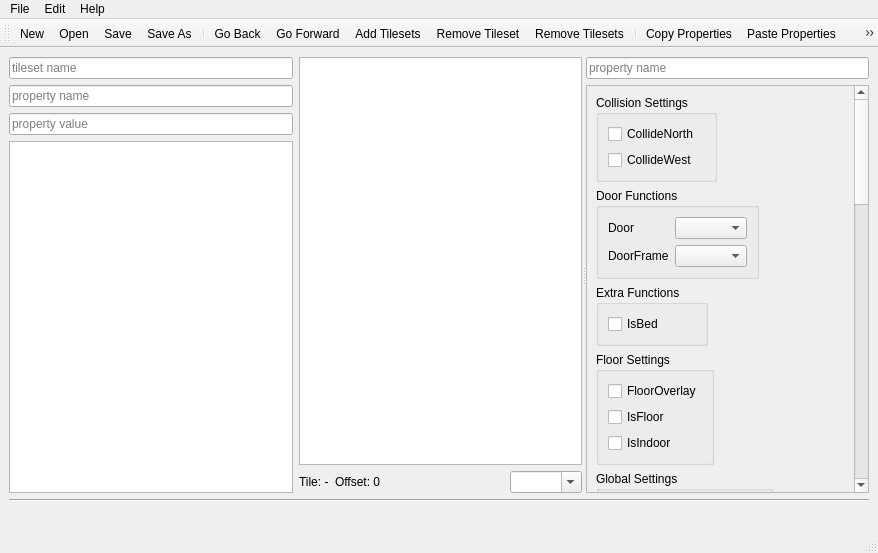
<?xml version="1.0" encoding="UTF-8"?>
<ui version="4.0">
 <class>TileDefDialog</class>
 <widget class="QMainWindow" name="TileDefDialog">
  <property name="geometry">
   <rect>
    <x>0</x>
    <y>0</y>
    <width>878</width>
    <height>553</height>
   </rect>
  </property>
  <property name="windowTitle">
   <string>Tile Properties</string>
  </property>
  <widget class="QWidget" name="centralwidget">
   <layout class="QGridLayout" name="gridLayout" rowstretch="1,0,0">
    <item row="0" column="0">
     <widget class="QSplitter" name="splitter">
      <property name="orientation">
       <enum>Qt::Horizontal</enum>
      </property>
      <property name="childrenCollapsible">
       <bool>false</bool>
      </property>
      <widget class="QWidget" name="layoutWidget">
       <layout class="QHBoxLayout" name="tilesNtilesetLayout">
        <item>
         <layout class="QVBoxLayout" name="tilesetLayout">
          <item>
           <widget class="QLineEdit" name="tilesetFilter">
            <property name="placeholderText">
             <string>tileset name</string>
            </property>
            <property name="clearButtonEnabled">
             <bool>true</bool>
            </property>
           </widget>
          </item>
          <item>
           <widget class="QLineEdit" name="propertyFilter">
            <property name="placeholderText">
             <string>property name</string>
            </property>
            <property name="clearButtonEnabled">
             <bool>true</bool>
            </property>
           </widget>
          </item>
          <item>
           <widget class="QLineEdit" name="valueFilter">
            <property name="placeholderText">
             <string>property value</string>
            </property>
            <property name="clearButtonEnabled">
             <bool>true</bool>
            </property>
           </widget>
          </item>
          <item>
           <widget class="QListWidget" name="tilesets">
            <property name="sizePolicy">
             <sizepolicy hsizetype="Preferred" vsizetype="Expanding">
              <horstretch>0</horstretch>
              <verstretch>0</verstretch>
             </sizepolicy>
            </property>
            <property name="minimumSize">
             <size>
              <width>128</width>
              <height>0</height>
             </size>
            </property>
           </widget>
          </item>
          <item>
           <layout class="QHBoxLayout" name="toolBarLayout"/>
          </item>
         </layout>
        </item>
        <item>
         <layout class="QVBoxLayout" name="tilesLayout">
          <item>
           <widget class="Tiled::Internal::MixedTilesetView" name="tiles"/>
          </item>
          <item>
           <layout class="QHBoxLayout" name="tileToolsLayout">
            <item>
             <widget class="QLabel" name="tileName">
              <property name="text">
               <string>Tile: -</string>
              </property>
             </widget>
            </item>
            <item>
             <widget class="QLabel" name="tileOffset">
              <property name="text">
               <string>Offset: 0</string>
              </property>
             </widget>
            </item>
            <item>
             <spacer name="horizontalSpacer_2">
              <property name="orientation">
               <enum>Qt::Horizontal</enum>
              </property>
              <property name="sizeHint" stdset="0">
               <size>
                <width>40</width>
                <height>20</height>
               </size>
              </property>
             </spacer>
            </item>
            <item>
             <widget class="QComboBox" name="scaleComboBox">
              <property name="editable">
               <bool>true</bool>
              </property>
             </widget>
            </item>
           </layout>
          </item>
         </layout>
        </item>
       </layout>
      </widget>
      <widget class="QWidget" name="verticalLayoutWidget">
       <layout class="QVBoxLayout" name="propertiesLayout">
        <item>
         <widget class="QLineEdit" name="rightPropertyFilter">
          <property name="toolTip">
           <string>&lt;html&gt;&lt;head/&gt;&lt;body&gt;&lt;p&gt;Use a comma to enter multiple property names.&lt;/p&gt;&lt;p&gt;Use a ^ to match the beginning of a word.&lt;/p&gt;&lt;p&gt;Use a $ to match the end of a word.&lt;/p&gt;&lt;/body&gt;&lt;/html&gt;</string>
          </property>
          <property name="placeholderText">
           <string>property name</string>
          </property>
          <property name="clearButtonEnabled">
           <bool>true</bool>
          </property>
         </widget>
        </item>
        <item>
         <widget class="QScrollArea" name="scrollArea">
          <property name="widgetResizable">
           <bool>true</bool>
          </property>
          <widget class="QWidget" name="scrollAreaWidgetContents">
           <property name="geometry">
            <rect>
             <x>0</x>
             <y>0</y>
             <width>253</width>
             <height>1248</height>
            </rect>
           </property>
           <layout class="QGridLayout" name="gridLayout_2">
            <property name="leftMargin">
             <number>0</number>
            </property>
            <property name="topMargin">
             <number>0</number>
            </property>
            <property name="rightMargin">
             <number>0</number>
            </property>
            <property name="bottomMargin">
             <number>0</number>
            </property>
            <item row="0" column="0">
             <widget class="QWidget" name="propertySheet" native="true">
              <layout class="QFormLayout" name="formLayout_4">
               <property name="fieldGrowthPolicy">
                <enum>QFormLayout::AllNonFixedFieldsGrow</enum>
               </property>
               <item row="1" column="0">
                <widget class="QGroupBox" name="groupBox">
                 <property name="title">
                  <string>Collision Settings</string>
                 </property>
                 <layout class="QFormLayout" name="formLayout">
                  <item row="0" column="0">
                   <widget class="QCheckBox" name="CollideNorth">
                    <property name="text">
                     <string>CollideNorth</string>
                    </property>
                   </widget>
                  </item>
                  <item row="1" column="0">
                   <widget class="QCheckBox" name="CollideWest">
                    <property name="text">
                     <string>CollideWest</string>
                    </property>
                   </widget>
                  </item>
                 </layout>
                </widget>
               </item>
               <item row="2" column="0">
                <widget class="QGroupBox" name="groupBox_2">
                 <property name="title">
                  <string>Door Functions</string>
                 </property>
                 <layout class="QFormLayout" name="formLayout_2">
                  <item row="0" column="0">
                   <widget class="QLabel" name="label">
                    <property name="text">
                     <string>Door</string>
                    </property>
                    <property name="buddy">
                     <cstring>Door</cstring>
                    </property>
                   </widget>
                  </item>
                  <item row="0" column="1">
                   <widget class="QComboBox" name="Door"/>
                  </item>
                  <item row="1" column="0">
                   <widget class="QLabel" name="label_2">
                    <property name="text">
                     <string>DoorFrame</string>
                    </property>
                    <property name="buddy">
                     <cstring>DoorFrame</cstring>
                    </property>
                   </widget>
                  </item>
                  <item row="1" column="1">
                   <widget class="QComboBox" name="DoorFrame"/>
                  </item>
                 </layout>
                </widget>
               </item>
               <item row="3" column="0">
                <widget class="QGroupBox" name="groupBox_3">
                 <property name="title">
                  <string>Extra Functions</string>
                 </property>
                 <layout class="QFormLayout" name="formLayout_3">
                  <item row="0" column="0">
                   <widget class="QCheckBox" name="IsBed">
                    <property name="text">
                     <string>IsBed</string>
                    </property>
                   </widget>
                  </item>
                 </layout>
                </widget>
               </item>
               <item row="4" column="0">
                <widget class="QGroupBox" name="groupBox_5">
                 <property name="title">
                  <string>Floor Settings</string>
                 </property>
                 <layout class="QFormLayout" name="formLayout_6">
                  <item row="0" column="0">
                   <widget class="QCheckBox" name="FloorOverlay">
                    <property name="text">
                     <string>FloorOverlay</string>
                    </property>
                   </widget>
                  </item>
                  <item row="1" column="0">
                   <widget class="QCheckBox" name="IsFloor">
                    <property name="text">
                     <string>IsFloor</string>
                    </property>
                   </widget>
                  </item>
                  <item row="2" column="0">
                   <widget class="QCheckBox" name="IsIndoor">
                    <property name="text">
                     <string>IsIndoor</string>
                    </property>
                   </widget>
                  </item>
                 </layout>
                </widget>
               </item>
               <item row="8" column="0">
                <widget class="QGroupBox" name="groupBox_6">
                 <property name="title">
                  <string>Roof Settings</string>
                 </property>
                 <layout class="QFormLayout" name="formLayout_7">
                  <item row="0" column="0">
                   <widget class="QLabel" name="label_4">
                    <property name="text">
                     <string>RoofStyle</string>
                    </property>
                    <property name="buddy">
                     <cstring>RoofStyle</cstring>
                    </property>
                   </widget>
                  </item>
                  <item row="0" column="1">
                   <widget class="QComboBox" name="RoofStyle"/>
                  </item>
                 </layout>
                </widget>
               </item>
               <item row="9" column="0">
                <widget class="QGroupBox" name="groupBox_7">
                 <property name="title">
                  <string>Sheet Settings</string>
                 </property>
                 <layout class="QFormLayout" name="formLayout_8">
                  <property name="fieldGrowthPolicy">
                   <enum>QFormLayout::AllNonFixedFieldsGrow</enum>
                  </property>
                  <item row="0" column="0">
                   <widget class="QCheckBox" name="ClimbSheetN">
                    <property name="text">
                     <string>ClimbSheetN</string>
                    </property>
                   </widget>
                  </item>
                  <item row="1" column="0">
                   <widget class="QCheckBox" name="ClimbSheetW">
                    <property name="text">
                     <string>ClimbSheetW</string>
                    </property>
                   </widget>
                  </item>
                 </layout>
                </widget>
               </item>
               <item row="13" column="0">
                <widget class="QGroupBox" name="groupBox_4">
                 <property name="title">
                  <string>Wall Settings</string>
                 </property>
                 <layout class="QFormLayout" name="formLayout_5">
                  <property name="fieldGrowthPolicy">
                   <enum>QFormLayout::AllNonFixedFieldsGrow</enum>
                  </property>
                  <item row="0" column="0">
                   <widget class="QCheckBox" name="HoppableN">
                    <property name="text">
                     <string>HoppableN</string>
                    </property>
                   </widget>
                  </item>
                  <item row="1" column="0">
                   <widget class="QCheckBox" name="HoppableW">
                    <property name="text">
                     <string>HoppableW</string>
                    </property>
                   </widget>
                  </item>
                  <item row="2" column="0">
                   <widget class="QCheckBox" name="WallOverlay">
                    <property name="text">
                     <string>WallOverlay</string>
                    </property>
                   </widget>
                  </item>
                  <item row="3" column="0">
                   <layout class="QHBoxLayout" name="horizontalLayout">
                    <item>
                     <widget class="QLabel" name="label_3">
                      <property name="text">
                       <string>WallStyle</string>
                      </property>
                      <property name="buddy">
                       <cstring>WallStyle</cstring>
                      </property>
                     </widget>
                    </item>
                    <item>
                     <widget class="QComboBox" name="WallStyle"/>
                    </item>
                   </layout>
                  </item>
                 </layout>
                </widget>
               </item>
               <item row="10" column="0">
                <widget class="QGroupBox" name="groupBox_8">
                 <property name="title">
                  <string>Shelf Settings</string>
                 </property>
                 <layout class="QFormLayout" name="formLayout_9">
                  <item row="0" column="0">
                   <widget class="QLabel" name="label_12">
                    <property name="text">
                     <string>FloorItemShelf</string>
                    </property>
                    <property name="buddy">
                     <cstring>FloorItemShelf</cstring>
                    </property>
                   </widget>
                  </item>
                  <item row="0" column="1">
                   <widget class="QComboBox" name="FloorItemShelf"/>
                  </item>
                  <item row="1" column="0">
                   <widget class="QLabel" name="label_13">
                    <property name="text">
                     <string>HighItemShelf</string>
                    </property>
                    <property name="buddy">
                     <cstring>HighItemShelf</cstring>
                    </property>
                   </widget>
                  </item>
                  <item row="1" column="1">
                   <widget class="QComboBox" name="HighItemShelf"/>
                  </item>
                  <item row="2" column="0">
                   <widget class="QLabel" name="label_14">
                    <property name="text">
                     <string>TableItemShelf</string>
                    </property>
                    <property name="buddy">
                     <cstring>TableItemShelf</cstring>
                    </property>
                   </widget>
                  </item>
                  <item row="2" column="1">
                   <widget class="QComboBox" name="TableItemShelf"/>
                  </item>
                 </layout>
                </widget>
               </item>
               <item row="11" column="0">
                <widget class="QGroupBox" name="groupBox_9">
                 <property name="title">
                  <string>Stair Settings</string>
                 </property>
                 <layout class="QFormLayout" name="formLayout_10">
                  <item row="0" column="0">
                   <widget class="QLabel" name="label_5">
                    <property name="text">
                     <string>StairStyle</string>
                    </property>
                    <property name="buddy">
                     <cstring>StairStyle</cstring>
                    </property>
                   </widget>
                  </item>
                  <item row="0" column="1">
                   <widget class="QComboBox" name="StairStyle"/>
                  </item>
                 </layout>
                </widget>
               </item>
               <item row="12" column="0">
                <widget class="QGroupBox" name="groupBox_10">
                 <property name="title">
                  <string>Visibility Functions</string>
                 </property>
                 <layout class="QFormLayout" name="formLayout_11">
                  <property name="fieldGrowthPolicy">
                   <enum>QFormLayout::AllNonFixedFieldsGrow</enum>
                  </property>
                  <item row="0" column="0">
                   <widget class="QCheckBox" name="PreSeen">
                    <property name="text">
                     <string>PreSeen</string>
                    </property>
                   </widget>
                  </item>
                 </layout>
                </widget>
               </item>
               <item row="14" column="0">
                <widget class="QGroupBox" name="groupBox_11">
                 <property name="title">
                  <string>Water Functions</string>
                 </property>
                 <layout class="QFormLayout" name="formLayout_12">
                  <property name="fieldGrowthPolicy">
                   <enum>QFormLayout::AllNonFixedFieldsGrow</enum>
                  </property>
                  <item row="2" column="0">
                   <widget class="QCheckBox" name="WaterPiped">
                    <property name="text">
                     <string>Water Piped</string>
                    </property>
                   </widget>
                  </item>
                  <item row="0" column="0">
                   <layout class="QHBoxLayout" name="horizontalLayout_2">
                    <item>
                     <widget class="QLabel" name="label_6">
                      <property name="text">
                       <string>WaterAmount</string>
                      </property>
                      <property name="buddy">
                       <cstring>WaterAmount</cstring>
                      </property>
                     </widget>
                    </item>
                    <item>
                     <widget class="QSpinBox" name="WaterAmount"/>
                    </item>
                   </layout>
                  </item>
                  <item row="1" column="0">
                   <layout class="QHBoxLayout" name="horizontalLayout_5">
                    <item>
                     <widget class="QLabel" name="label_8">
                      <property name="text">
                       <string>WaterMaxAmount</string>
                      </property>
                      <property name="buddy">
                       <cstring>WaterMaxAmount</cstring>
                      </property>
                     </widget>
                    </item>
                    <item>
                     <widget class="QSpinBox" name="WaterMaxAmount"/>
                    </item>
                   </layout>
                  </item>
                 </layout>
                </widget>
               </item>
               <item row="15" column="0">
                <widget class="QGroupBox" name="groupBox_12">
                 <property name="title">
                  <string>Window Functions</string>
                 </property>
                 <layout class="QFormLayout" name="formLayout_13">
                  <property name="fieldGrowthPolicy">
                   <enum>QFormLayout::AllNonFixedFieldsGrow</enum>
                  </property>
                  <item row="3" column="0">
                   <widget class="QCheckBox" name="WindowLocked">
                    <property name="text">
                     <string>WindowLocked</string>
                    </property>
                   </widget>
                  </item>
                  <item row="0" column="0">
                   <layout class="QHBoxLayout" name="horizontalLayout_6">
                    <item>
                     <widget class="QLabel" name="label_9">
                      <property name="text">
                       <string>OpenTileOffset</string>
                      </property>
                      <property name="buddy">
                       <cstring>OpenTileOffset</cstring>
                      </property>
                     </widget>
                    </item>
                    <item>
                     <widget class="QSpinBox" name="OpenTileOffset"/>
                    </item>
                   </layout>
                  </item>
                  <item row="1" column="0">
                   <layout class="QHBoxLayout" name="horizontalLayout_7">
                    <item>
                     <widget class="QLabel" name="label_10">
                      <property name="text">
                       <string>SmashedTileOffset</string>
                      </property>
                      <property name="buddy">
                       <cstring>SmashedTileOffset</cstring>
                      </property>
                     </widget>
                    </item>
                    <item>
                     <widget class="QSpinBox" name="SmashedTileOffset"/>
                    </item>
                   </layout>
                  </item>
                  <item row="2" column="0">
                   <layout class="QHBoxLayout" name="horizontalLayout_8">
                    <item>
                     <widget class="QLabel" name="label_11">
                      <property name="text">
                       <string>Window</string>
                      </property>
                      <property name="buddy">
                       <cstring>Window</cstring>
                      </property>
                     </widget>
                    </item>
                    <item>
                     <widget class="QComboBox" name="Window"/>
                    </item>
                   </layout>
                  </item>
                 </layout>
                </widget>
               </item>
               <item row="7" column="0">
                <widget class="QGroupBox" name="groupBox_13">
                 <property name="title">
                  <string>Object Settings</string>
                 </property>
                 <layout class="QFormLayout" name="formLayout_14">
                  <property name="fieldGrowthPolicy">
                   <enum>QFormLayout::AllNonFixedFieldsGrow</enum>
                  </property>
                  <item row="1" column="0">
                   <widget class="QCheckBox" name="WheelieBin">
                    <property name="text">
                     <string>WheelieBin</string>
                    </property>
                   </widget>
                  </item>
                  <item row="0" column="0">
                   <layout class="QHBoxLayout" name="horizontalLayout_12">
                    <item>
                     <widget class="QLabel" name="label_15">
                      <property name="text">
                       <string>ContainerType</string>
                      </property>
                      <property name="buddy">
                       <cstring>ContainerType</cstring>
                      </property>
                     </widget>
                    </item>
                    <item>
                     <widget class="QComboBox" name="ContainerType">
                      <property name="minimumSize">
                       <size>
                        <width>128</width>
                        <height>0</height>
                       </size>
                      </property>
                      <property name="editable">
                       <bool>true</bool>
                      </property>
                     </widget>
                    </item>
                   </layout>
                  </item>
                 </layout>
                </widget>
               </item>
               <item row="5" column="0">
                <widget class="QGroupBox" name="groupBox_14">
                 <property name="title">
                  <string>Global Settings</string>
                 </property>
                 <layout class="QFormLayout" name="formLayout_15">
                  <item row="0" column="0">
                   <widget class="QLabel" name="label_7">
                    <property name="text">
                     <string>TileBlockStyle</string>
                    </property>
                    <property name="buddy">
                     <cstring>TileBlockStyle</cstring>
                    </property>
                   </widget>
                  </item>
                  <item row="0" column="1">
                   <widget class="QComboBox" name="TileBlockStyle"/>
                  </item>
                 </layout>
                </widget>
               </item>
               <item row="6" column="0">
                <widget class="QGroupBox" name="groupBox_15">
                 <property name="title">
                  <string>Light Settings</string>
                 </property>
                 <layout class="QFormLayout" name="formLayout_16">
                  <item row="0" column="0">
                   <widget class="QLabel" name="label_16">
                    <property name="text">
                     <string>LightPolyStyle</string>
                    </property>
                    <property name="buddy">
                     <cstring>LightPolyStyle</cstring>
                    </property>
                   </widget>
                  </item>
                  <item row="0" column="1">
                   <widget class="QComboBox" name="LightPolyStyle"/>
                  </item>
                 </layout>
                </widget>
               </item>
              </layout>
             </widget>
            </item>
           </layout>
          </widget>
         </widget>
        </item>
       </layout>
      </widget>
     </widget>
    </item>
    <item row="2" column="0">
     <layout class="QHBoxLayout" name="buttonLayout">
      <item>
       <spacer name="horizontalSpacer">
        <property name="orientation">
         <enum>Qt::Horizontal</enum>
        </property>
        <property name="sizeHint" stdset="0">
         <size>
          <width>40</width>
          <height>20</height>
         </size>
        </property>
       </spacer>
      </item>
     </layout>
    </item>
    <item row="1" column="0">
     <widget class="Line" name="line">
      <property name="orientation">
       <enum>Qt::Horizontal</enum>
      </property>
     </widget>
    </item>
   </layout>
  </widget>
  <widget class="QMenuBar" name="menubar">
   <property name="geometry">
    <rect>
     <x>0</x>
     <y>0</y>
     <width>878</width>
     <height>17</height>
    </rect>
   </property>
   <widget class="QMenu" name="menuFile">
    <property name="title">
     <string>File</string>
    </property>
    <widget class="QMenu" name="menuRecentFiles">
     <property name="title">
      <string>Recent Files</string>
     </property>
     <property name="icon">
      <iconset resource="tiled.qrc">
       <normaloff>:/images/16x16/document-open-recent.png</normaloff>:/images/16x16/document-open-recent.png</iconset>
     </property>
     <addaction name="actionClearRecentFiles"/>
    </widget>
    <addaction name="actionNew"/>
    <addaction name="actionOpen"/>
    <addaction name="menuRecentFiles"/>
    <addaction name="actionSave"/>
    <addaction name="actionSaveAs"/>
    <addaction name="separator"/>
    <addaction name="actionAddTileset"/>
    <addaction name="actionReassignTilesetIDs"/>
    <addaction name="actionTilesDirectory"/>
    <addaction name="separator"/>
    <addaction name="actionClose"/>
   </widget>
   <widget class="QMenu" name="menuEdit">
    <property name="title">
     <string>Edit</string>
    </property>
    <addaction name="separator"/>
    <addaction name="actionCopyProperties"/>
    <addaction name="actionPasteProperties"/>
    <addaction name="actionPasteFilteredProperties"/>
    <addaction name="actionReset"/>
   </widget>
   <widget class="QMenu" name="menuHelp">
    <property name="title">
     <string>Help</string>
    </property>
    <addaction name="actionUserGuide"/>
   </widget>
   <addaction name="menuFile"/>
   <addaction name="menuEdit"/>
   <addaction name="menuHelp"/>
  </widget>
  <widget class="QStatusBar" name="statusbar"/>
  <widget class="QToolBar" name="toolBar">
   <property name="windowTitle">
    <string>toolBar</string>
   </property>
   <attribute name="toolBarArea">
    <enum>TopToolBarArea</enum>
   </attribute>
   <attribute name="toolBarBreak">
    <bool>false</bool>
   </attribute>
   <addaction name="actionNew"/>
   <addaction name="actionOpen"/>
   <addaction name="actionSave"/>
   <addaction name="actionSaveAs"/>
   <addaction name="separator"/>
   <addaction name="actionGoBack"/>
   <addaction name="actionGoForward"/>
   <addaction name="actionAddTileset"/>
   <addaction name="actionRemoveTileset"/>
   <addaction name="actionRemoveTilesets"/>
   <addaction name="separator"/>
   <addaction name="actionCopyProperties"/>
   <addaction name="actionPasteProperties"/>
   <addaction name="actionReset"/>
  </widget>
  <action name="actionOpen">
   <property name="icon">
    <iconset resource="tiled.qrc">
     <normaloff>:/images/16x16/document-open.png</normaloff>:/images/16x16/document-open.png</iconset>
   </property>
   <property name="text">
    <string>Open...</string>
   </property>
  </action>
  <action name="actionAddTileset">
   <property name="icon">
    <iconset resource="tiled.qrc">
     <normaloff>:/images/22x22/add.png</normaloff>:/images/22x22/add.png</iconset>
   </property>
   <property name="text">
    <string>Add Tilesets...</string>
   </property>
   <property name="toolTip">
    <string>Choose tilesets to add</string>
   </property>
  </action>
  <action name="actionSave">
   <property name="icon">
    <iconset resource="tiled.qrc">
     <normaloff>:/images/16x16/document-save.png</normaloff>:/images/16x16/document-save.png</iconset>
   </property>
   <property name="text">
    <string>Save</string>
   </property>
  </action>
  <action name="actionNew">
   <property name="icon">
    <iconset resource="tiled.qrc">
     <normaloff>:/images/16x16/document-new.png</normaloff>:/images/16x16/document-new.png</iconset>
   </property>
   <property name="text">
    <string>New</string>
   </property>
  </action>
  <action name="actionReset">
   <property name="icon">
    <iconset resource="tiled.qrc">
     <normaloff>:/images/16x16/edit-clear.png</normaloff>:/images/16x16/edit-clear.png</iconset>
   </property>
   <property name="text">
    <string>Reset Property Values</string>
   </property>
   <property name="toolTip">
    <string>Reset properties to the default</string>
   </property>
  </action>
  <action name="actionCopyProperties">
   <property name="icon">
    <iconset resource="tiled.qrc">
     <normaloff>:/images/16x16/edit-copy.png</normaloff>:/images/16x16/edit-copy.png</iconset>
   </property>
   <property name="text">
    <string>Copy Properties</string>
   </property>
   <property name="toolTip">
    <string>Copy selected tile properties</string>
   </property>
  </action>
  <action name="actionPasteProperties">
   <property name="icon">
    <iconset resource="tiled.qrc">
     <normaloff>:/images/16x16/edit-paste.png</normaloff>:/images/16x16/edit-paste.png</iconset>
   </property>
   <property name="text">
    <string>Paste Properties</string>
   </property>
   <property name="toolTip">
    <string>Paste properties onto selected tiles</string>
   </property>
  </action>
  <action name="actionSaveAs">
   <property name="icon">
    <iconset resource="tiled.qrc">
     <normaloff>:/images/16x16/document-save-as.png</normaloff>:/images/16x16/document-save-as.png</iconset>
   </property>
   <property name="text">
    <string>Save As...</string>
   </property>
  </action>
  <action name="actionClose">
   <property name="icon">
    <iconset resource="tiled.qrc">
     <normaloff>:/images/16x16/application-exit.png</normaloff>:/images/16x16/application-exit.png</iconset>
   </property>
   <property name="text">
    <string>Close</string>
   </property>
  </action>
  <action name="actionRemoveTileset">
   <property name="icon">
    <iconset resource="tiled.qrc">
     <normaloff>:/images/16x16/edit-delete.png</normaloff>:/images/16x16/edit-delete.png</iconset>
   </property>
   <property name="text">
    <string>Remove Tileset</string>
   </property>
   <property name="toolTip">
    <string>Remove the selected tileset</string>
   </property>
  </action>
  <action name="actionRemoveTilesets">
   <property name="icon">
    <iconset resource="tiled.qrc">
     <normaloff>:/images/16x16/edit-delete.png</normaloff>:/images/16x16/edit-delete.png</iconset>
   </property>
   <property name="text">
    <string>Remove Tilesets...</string>
   </property>
   <property name="toolTip">
    <string>Choose multiple tilesets to remove</string>
   </property>
  </action>
  <action name="actionGoBack">
   <property name="icon">
    <iconset resource="tiled.qrc">
     <normaloff>:/images/16x16/go-back.png</normaloff>:/images/16x16/go-back.png</iconset>
   </property>
   <property name="text">
    <string>Go Back</string>
   </property>
   <property name="shortcut">
    <string>Alt+Left</string>
   </property>
  </action>
  <action name="actionGoForward">
   <property name="icon">
    <iconset resource="tiled.qrc">
     <normaloff>:/images/16x16/go-forward.png</normaloff>:/images/16x16/go-forward.png</iconset>
   </property>
   <property name="text">
    <string>Go Forward</string>
   </property>
   <property name="shortcut">
    <string>Alt+Right</string>
   </property>
  </action>
  <action name="actionUserGuide">
   <property name="text">
    <string>Contents</string>
   </property>
  </action>
  <action name="actionTilesDirectory">
   <property name="text">
    <string>Tiles Directory...</string>
   </property>
  </action>
  <action name="actionClearRecentFiles">
   <property name="text">
    <string>Clear</string>
   </property>
  </action>
  <action name="actionPasteFilteredProperties">
   <property name="text">
    <string>Paste Filtered Properties</string>
   </property>
   <property name="shortcut">
    <string>Ctrl+Shift+V</string>
   </property>
  </action>
  <action name="actionReassignTilesetIDs">
   <property name="text">
    <string>Reassign Tileset IDs...</string>
   </property>
   <property name="toolTip">
    <string>Make tilesets IDs sequential, removing gaps</string>
   </property>
  </action>
 </widget>
 <customwidgets>
  <customwidget>
   <class>Tiled::Internal::MixedTilesetView</class>
   <extends>QTableView</extends>
   <header>BuildingEditor/mixedtilesetview.h</header>
  </customwidget>
 </customwidgets>
 <resources>
  <include location="tiled.qrc"/>
 </resources>
 <connections/>
</ui>
